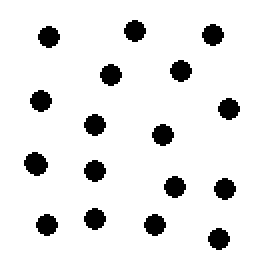
#> input picture masks/128/circles.png, 128 x 128 px (shown 2 times larger)
$ python FDM_Example.py
#> lines starting #> are read from the running program, lines starting #| are printed output that depends on the picture; after the words box and inside, x2 and y2 are one past the last pixel; in counts of white or black regions, pixels touching at a corner belong together
### utils.py
from PIL import Image
import numpy as np

def loadImage(filename, greyscale = True):
#> called with filename = 'masks/128/circles.png', greyscale = True
    im = Image.open(filename)
#> im is the input picture: PIL image 128x128 RGB; 90.7% white; 17 black regions, largest, box (x1, y1, x2, y2) and area: (12, 76, 24, 88) 104, (62, 10, 73, 21) 89, (19, 13, 30, 24) 89

    print("Loading " + filename)
    print(im.format, im.size, im.mode)
#| PNG (128, 128) RGB

    if greyscale:
        #Greyscale conversion
        arr = np.array(im)

        grey = np.zeros((arr.shape[0],arr.shape[1]))

        for i in range(0,len(arr)):
            for k in range(0,len(arr[i])):
                color = int(0.3*arr[i][k][0] + 0.56*arr[i][k][1] + 0.11*arr[i][k][2])
                grey[i][k] = color
#> this loop made 128 passes

        return grey
    else:
        return np.array(im)

def showImage(array):
    if len(array.shape)==2:
        array3d = np.zeros((array.shape[0],array.shape[1],3))

        for i in range(0,len(array)):
            for k in range(0,len(array[i])):
                array3d[i][k] = array[i][k]

        newImg = Image.fromarray(array3d.astype(np.uint8))
        newImg.show()
    elif len(array.shape)==3:
        newImg = Image.fromarray(array)
        newImg.show()
    else:
        raise ValueError("Invalid array dimensions in showImage")

# [15 lines left out: function saveImage, not called in this run]

def makeMask(imagePath):
    """
    Takes a black and white image (grey scale tecnicaly works)
    and return a strictly black and white mask and a list of
    site index for all maked pixels.
    """
    image = loadImage(imagePath)
    maskIndex = []#Saves the siteIndex of the mask

    for n in range(len(image)):
        for m in range(len(image[0])):
            if image[n][m] < 10:
                image[n][m] = 0
                maskIndex.append(n*len(image[n]) + m)
            else:
                image[n][m] = 255
#> after the loop, maskIndex = 1528 values from 1346 to 15982
#> call 2 of loadImage, with filename = 'pictures/128/005.jpeg', greyscale = True
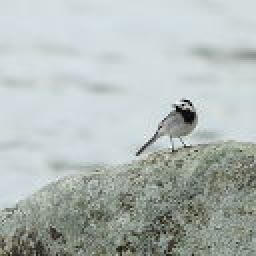
#> input picture pictures/128/005.jpeg, 128 x 128 px (shown 2 times larger)
#> in loadImage, im is the input picture: PIL image 128x128 RGB; mean R, G, B 177.6, 186.1, 183.3
#| JPEG (128, 128) RGB
#> the loop in loadImage (call 2), `for i in range(0,len(arr)):` made 128 passes
    return(image, maskIndex)


def IndexFlip(indexIn, rowLen):
    """
    Converts between site and pixel coordinate index
    site index must be a integer
    """
    if type(indexIn) == int or type(indexIn) == np.float64:
        cordX = int(indexIn % rowLen)
        cordY = int((indexIn - cordX)/rowLen)
        return (cordX, cordY)
    elif len(indexIn) == 2:
        return int(indexIn[1]*rowLen + indexIn[0])
    else:
        raise ValueError("index is of wrong type")
#int((intSites[intIndex] + x) % len(image[0]))


def discrepancyScore(imageIn, restoredIn, ActiveSites):
    """
    imageIn needs to be the original unmasked image.
    ActiveSites is the site index list given by makeMask
    """
    image = np.copy(imageIn).astype(np.float64)
    restored = np.copy(restoredIn).astype(np.float64)#preventing overflows

    missingOrig = []
    restoredValues = []
    for site in ActiveSites:
        cord = IndexFlip(site, len(image[0]))
        missingOrig.append(image[cord[1]][cord[0]])
        restoredValues.append(restored[cord[1]][cord[0]])
    n = len(ActiveSites)
    meanI = sum(missingOrig)/n
    sigma2 = 1/(n - 1)*sum([(I - meanI)**2 for I in restoredValues])
    chi2 = 0
    for n in range(len(restoredValues)):
        chi2 =+ (restoredValues[n] - missingOrig[n])**2
    chi2 = 1/n * chi2/sigma2
    return chi2

#create list of interior point neigbours [[[intPointIndex],[DB values]],...]
def findNeighbours(image, intSites):
    """
    takes image as array and a list of the site index for each interior point

    Returns a list where each entry contains the information of each neigbour to the coresponding site in intSites
    neigbours are seperated into two lists, interior and boudary
    the indecies for the relevant interior point in intSites is saved in the first list
    the values for the relevant boundary points are saved in the second list

    return = [[[site index 1, site index 2],[boundary value 1, boundary value 2]], ...]
    """
    neighbours = []
    for intIndex in range(len(intSites)):#for each interior point
        neighbours.append([[],[]])
        for x in [1 ,-1, len(image), -len(image)]:    #right, left, botom and top neigbours in site notation
            if (intSites[intIndex] + x) in intSites:   #check if neigbour is interor or a boundary
                neighbours[-1][0].append(intSites.index(intSites[intIndex]+x))
            else:
                cordx = int((intSites[intIndex] + x) % len(image[0]))
                cordy = int((intSites[intIndex] + x - cordx)/len(image[0]))
                neighbours[-1][1].append(image[cordy][cordx])
#> after the loop, neighbours = 1528 items
    return(neighbours)

### SOR.py
# -*- coding: utf-8 -*-
"""
Takes the mask indicies and values from neighbours and returns a list consisting values for the points in the mask.
 repeates untill sufficiently restored.


"""

import numpy as np
from random import randint
from utils import IndexFlip
def SOR(maskIndex, neighbours,n,omega):
#    maskIndex = copy.deepcopy(maskIndexIn)
#    neighbours = copy.deepcopy(neighboursIn)
#> called with n = 30, omega = 1.9
    maximumIndex=(maskIndex[-1]+1)
#> maximumIndex = 15983
    restored=np.zeros(maximumIndex) # restored consists of index for the interior point restored and the second list is the values for these points
#> restored = 15983 values from 0 to 0
    for a in range(len(maskIndex)):     #assigning random values
        restored[a]=randint(1,255)
#> after the loop, restored = 15983 values, max 255 at index 105, min 0 at index 1528, mean 12.05


    for o in range(n):
        for t in range(len(maskIndex)):
            Closest=[]
            for i in range(len(neighbours[t][0])):
                Closest.append(restored[neighbours[t][0][i]])
            for p in range(len(neighbours[t][1])):
                Closest.append(neighbours[t][1][p])
            restored[t]=((1-omega)*restored[t]+(omega/(4))*sum(Closest))
#> after the loop, restored = 15983 values, max 225.9 at index 6, min 0 at index 1528, mean 16.54
    restored = [x for x in restored if x !=0]
#> restored = 1528 values, max 225.9 at index 6, min 69.15 at index 1435, mean 173
    for l in range(len(restored)):
      if restored[l]<1:
          restored[l]=1
#> `testR = SOR(testMask[1],testN,30,1.9)#the two ones are the number of i..`: testR has the same summary as restored in SOR

    return restored

def RestoreIndex(imageMatrixIn,restoredIn,maskIndex):
    imageMatrix = np.copy(imageMatrixIn)
    restored = np.copy(restoredIn)
#    maskIndex = copy.deepcopy(maskIndexIn)
    a=0
    for i in maskIndex:
        coord = IndexFlip(i, len(imageMatrix[0]))
        imageMatrix[coord[1]][coord[0]]=restored[a]
        a=a+1
#> this loop made 1528 passes
#> (i, cordX in IndexFlip, cordY in IndexFlip) on passes 1 to 3: (1346, 66, 10), (1347, 67, 10), (1348, 68, 10)
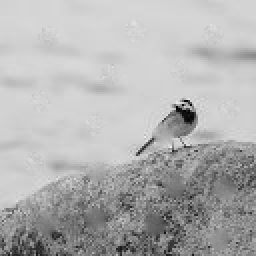
#> imageMatrix: shape (128, 128) float64 (shown 2 times larger); min 1, max 241, mean 177.2
#> after the loop, a = 1528
    return imageMatrix


### FDM_Example.py
import utils as utl
import numpy as np


testMask = utl.makeMask("masks/128/circles.png")

testImage = utl.loadImage("pictures/128/005.jpeg")
image = np.copy(testImage)
testN = utl.findNeighbours(testImage, testMask[1])
from SOR import SOR, RestoreIndex
testR = SOR(testMask[1],testN,30,1.9)#the two ones are the number of iterations and the relaxation constant.
# [5 lines of commented-out code are left out]

FixedImg = np.copy(RestoreIndex(image, testR, testMask[1]))
utl.showImage(FixedImg)
#> the loop in showImage, `for i in range(0,len(array)):` made 128 passes
utl.showImage(image)
#> the loop in showImage (call 2), `for i in range(0,len(array)):` made 128 passes
DS = utl.discrepancyScore(image, FixedImg, testMask[1])
#> the loop in discrepancyScore, `for site in ActiveSites:` made 1528 passes
#> after the loop in discrepancyScore, `for site in ActiveSites:`: missingOrig = 1528 values, max 224 at index 751, min 26 at index 1441, mean 172.9; restoredValues has the same summary as restored in SOR
#> in discrepancyScore, `n = len(ActiveSites)`: n = 1528
#> in discrepancyScore, `meanI = sum(missingOrig)/n`: meanI = 172.9
#> in discrepancyScore, `sigma2 = 1/(n - 1)*sum([(I - meanI)**2 for I in restoredValues])`: sigma2 = 1694.1
#> the loop in discrepancyScore, `for n in range(len(restoredValues)):` made 1528 passes
#> chi2 on passes 1 to 3: 65.06, 42.08, 7.42
#> in discrepancyScore, `chi2 = 1/n * chi2/sigma2`: chi2 = 6.44e-05
#> DS = 6.44e-05
print(DS)
#| 6.439708285284069e-05


#%%
#Uppscale example
from PIL import Image, ImageOps

orgImage = utl.loadImage("pictures/128/002.jpeg")
#> call 3 of loadImage, with filename = 'pictures/128/002.jpeg', greyscale = True
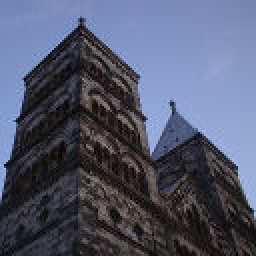
#> input picture pictures/128/002.jpeg, 128 x 128 px (shown 2 times larger)
#> in loadImage, im is the input picture: PIL image 128x128 RGB; mean R, G, B 82.4, 87.7, 109.5
#| JPEG (128, 128) RGB
#> the loop in loadImage (call 3), `for i in range(0,len(arr)):` made 128 passes
#> after the loop in loadImage (call 3), `for i in range(0,len(arr)):`:
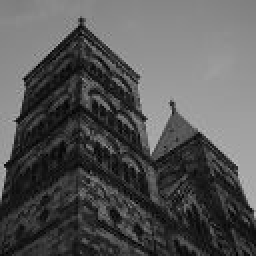
#> grey: shape (128, 128) float64 (shown 2 times larger); min 0, max 184, mean 85.3

upImage = Image.fromarray(orgImage.astype(np.uint8))
upImage = upImage.resize((252, 252))
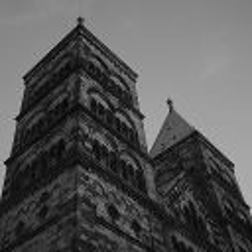
#> upImage: PIL image 252x252 L; min 0, max 194, mean 85.3
upImagePad = ImageOps.expand(upImage, border=3, fill ="black")
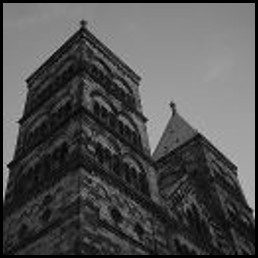
#> upImagePad: PIL image 258x258 L; min 0, max 194, mean 81.4
upScaled = np.copy(np.array(upImagePad))

mesh = utl.makeMask("masks/256/upscaling_grid_pad.png")
#> (the run stopped early here; a loop or call above may not have finished)
